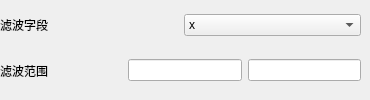
         <widget class="QWidget" name="passthrough">
          <widget class="QWidget" name="layoutWidget">
           <property name="geometry">
            <rect>
             <x>0</x>
             <y>10</y>
             <width>361</width>
             <height>31</height>
            </rect>
           </property>
           <layout class="QGridLayout" name="gridLayout_23">
            <item row="0" column="0">
             <widget class="QLabel" name="label_141">
              <property name="text">
               <string>滤波字段</string>
              </property>
             </widget>
            </item>
            <item row="0" column="1">
             <widget class="QComboBox" name="wave_direction">
              <property name="styleSheet">
               <string notr="true">selection-color: rgb(0, 0, 0);</string>
              </property>
              <property name="currentIndex">
               <number>0</number>
              </property>
              <item>
               <property name="text">
                <string>x</string>
               </property>
              </item>
              <item>
               <property name="text">
                <string>y</string>
               </property>
              </item>
              <item>
               <property name="text">
                <string>z</string>
               </property>
              </item>
             </widget>
            </item>
           </layout>
          </widget>
          <widget class="QWidget" name="layoutWidget">
           <property name="geometry">
            <rect>
             <x>0</x>
             <y>50</y>
             <width>361</width>
             <height>41</height>
            </rect>
           </property>
           <layout class="QHBoxLayout" name="horizontalLayout_125">
            <item>
             <widget class="QLabel" name="label_142">
              <property name="text">
               <string>滤波范围                      </string>
              </property>
             </widget>
            </item>
            <item>
             <widget class="QLineEdit" name="wave_down"/>
            </item>
            <item>
             <widget class="QLineEdit" name="wave_up"/>
            </item>
           </layout>
          </widget>
         </widget>
